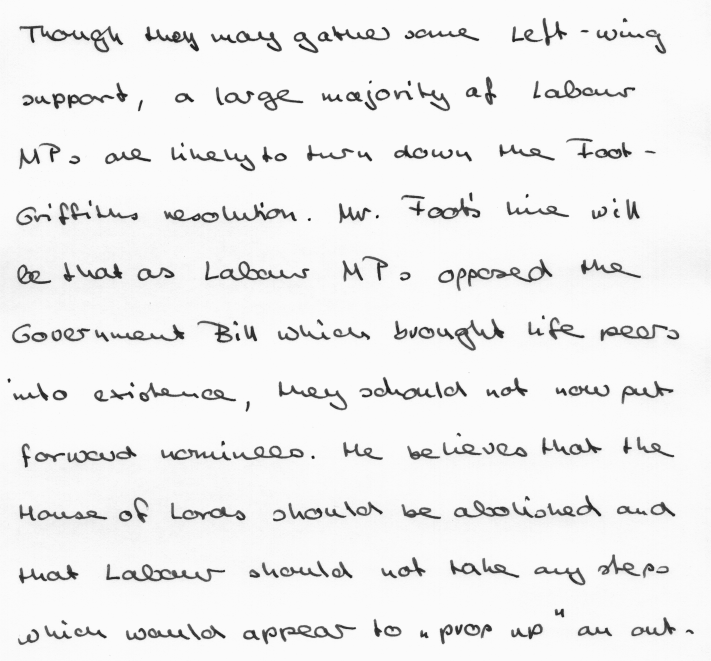
#> input picture data/paragraph.png, 2133 x 1981 px (shown at 1/3 size)
$ python extract.py
#> lines starting #> are read from the running program, lines starting #| are printed output that depends on the picture; after the words box and inside, x2 and y2 are one past the last pixel; in counts of white or black regions, pixels touching at a corner belong together
import cv2
import numpy as np


IMG_HEIGHT = 900
ROW_HEIGHT = 50


def image_resize(image, width=None, height=None):
    """
    Resizes an image to one of the given dimensions while keeping the aspect ratio.
    """
    (h, w) = image.shape[:2]
    if width is None:
        r = height / float(h)
        dim = (int(w * r), height)
    else:
        r = width / float(w)
        dim = (width, int(h * r))

    resized = cv2.resize(image, dim)
    return resized


def split_img_into_rows(thresh, original):
    """
    Splits the image into lines using dilation and contours. Only returns
    rectangles from the original image with a minimum area. Sorts the row from
    top to bottom.
    """
    kernel = cv2.getStructuringElement(cv2.MORPH_RECT, ksize=(100, 1))

    dilation = cv2.dilate(thresh, kernel, iterations=1)
    closing = cv2.morphologyEx(dilation, cv2.MORPH_CLOSE, kernel)
    contours, _ = cv2.findContours(closing, cv2.RETR_EXTERNAL, cv2.CHAIN_APPROX_SIMPLE)

    thresh_rows = []
    original_rows = []
    for c in reversed(contours):
        area = cv2.contourArea(c)
        if area > 2.5 * IMG_HEIGHT:
            x, y, w, h = cv2.boundingRect(c)
            thresh_rows.append(thresh[y : y + h, x : x + w])
            original_rows.append(original[y : y + h, x : x + w])

    return thresh_rows, original_rows


def split_rows_into_words(thresh_rows, original_rows):
    """
    Splits the lines into individual words using dilation and contours. Only returns
    rectangles from the original image with a minimum area. Sorts the words from
    left to right.
    """
    kernel = np.ones((5, 5), np.uint8)
    words = []

    for thresh_row, original_row in zip(thresh_rows, original_rows):
        thresh_row = image_resize(thresh_row, height=ROW_HEIGHT)
        original_row = image_resize(original_row, height=ROW_HEIGHT)

        dilation = cv2.dilate(thresh_row, kernel, iterations=2)
        closing = cv2.morphologyEx(dilation, cv2.MORPH_CLOSE, kernel)

        contours, _ = cv2.findContours(
            closing, cv2.RETR_EXTERNAL, cv2.CHAIN_APPROX_SIMPLE
        )

        filtered = filter(lambda c: cv2.contourArea(c) > 10 * ROW_HEIGHT, contours)
        boxes = list(map(lambda c: cv2.boundingRect(c), filtered))

        for b in sorted(boxes, key=lambda b: b[0]):
            x, y, w, h = b
            words.append(original_row[y : y + h, x : x + w])

    return words


def preprocess(image, height):
    """
    Transforms an image of handwriting into a binary version so that it can be used to
    split the handwriting into individual words.
    """
    resized = image_resize(image, height=height)
    gray = cv2.cvtColor(resized, cv2.COLOR_BGR2GRAY)

    blur = cv2.GaussianBlur(gray, (3, 3), cv2.BORDER_DEFAULT)
    _, thresh = cv2.threshold(blur, 0, 255, cv2.THRESH_BINARY_INV + cv2.THRESH_OTSU)

    return thresh, gray


def words_from_image(image):
    """
    Splits a received image of a paragraph of handwriting into individual lines, then
    splits the lines into individual words and prepares them to be inputted into
    the neural network.
    """
    thresh, gray = preprocess(image, IMG_HEIGHT)

    thresh_rows, original_rows = split_img_into_rows(thresh, gray)
    words = split_rows_into_words(thresh_rows, original_rows)

    return words


def words_from_line(line):
    """
    Splits a received image of a line of handwriting into individual words and prepares
    them to be inputted into the neural network.
    """
    thresh, gray = preprocess(line, ROW_HEIGHT)

    words = split_rows_into_words([thresh], [gray])
    return words


def transform_word(word):
    """
    Prepares a received image of a single word to be inputted into the neural network.
    """
    resized = image_resize(word, height=ROW_HEIGHT)
    gray = cv2.cvtColor(resized, cv2.COLOR_BGR2GRAY)
    return [gray]


if __name__ == "__main__":
    img = cv2.imread("../data/paragraph.png")
#> img is the input picture: shape (1981, 2133, 3); min 22, max 251, mean 238.7
    words = words_from_image(img)
#> in preprocess, `_, thresh = cv2.threshold(blur, 0, 255, cv2.THRESH_BINARY_INV + cv2.TH..`:
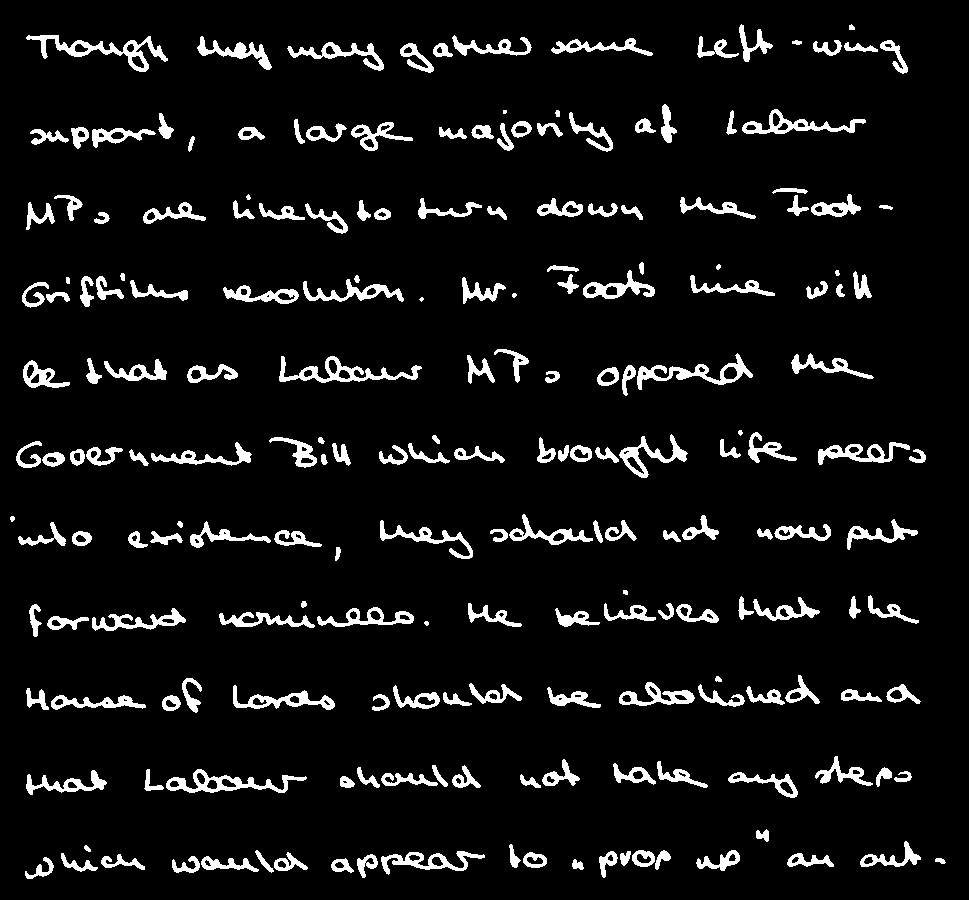
#> thresh: shape (900, 969); 7.2% white; 206 white regions (4 under 20 px), largest, box (x1, y1, x2, y2) and area: (26, 35, 168, 72) 1328, (279, 356, 422, 383) 1200, (166, 769, 307, 793) 1150
#> in split_img_into_rows, `dilation = cv2.dilate(thresh, kernel, iterations=1)`: dilation: shape (900, 969); 32.4% white; 14 white regions, largest, box (x1, y1, x2, y2) and area: (0, 24, 958, 74) 28420, (0, 430, 969, 478) 27519, (0, 104, 916, 152) 27214
#> in split_img_into_rows, `closing = cv2.morphologyEx(dilation, cv2.MORPH_CLOSE, kernel)`:
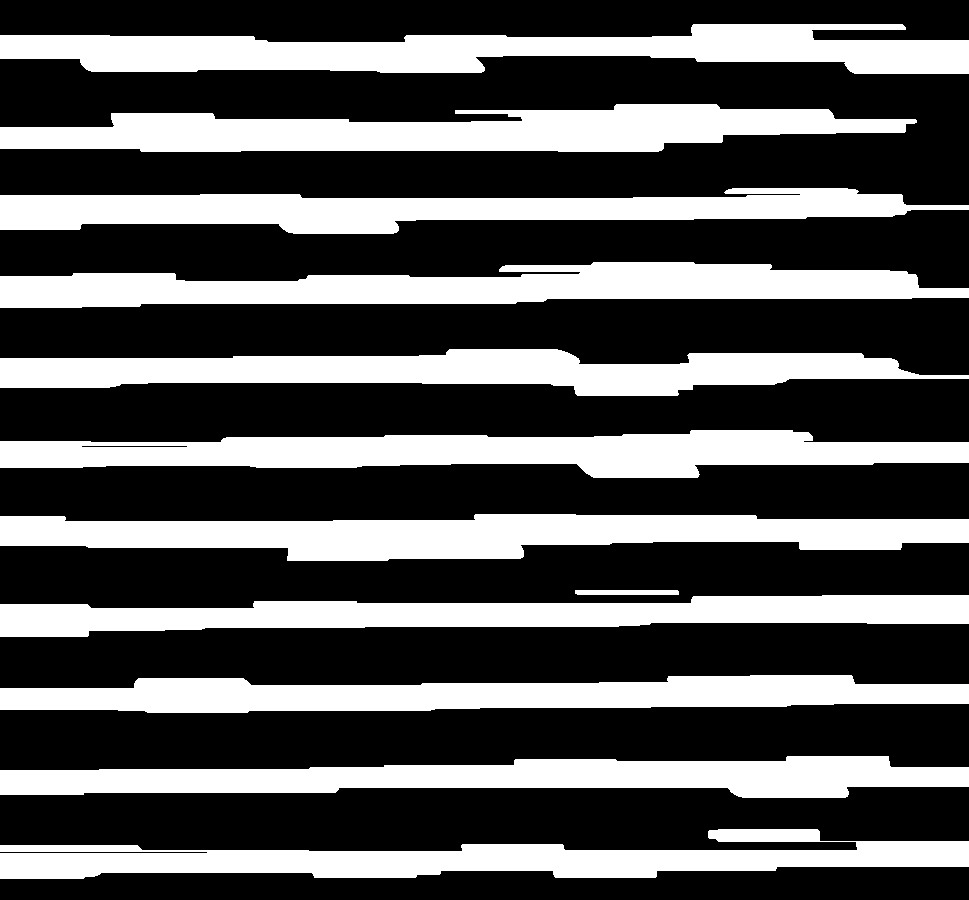
#> closing: shape (900, 969); 34.4% white; 12 white regions
#> in split_img_into_rows, `contours, _ = cv2.findContours(closing, cv2.RETR_EXTERNAL, cv2.CHAIN_A..`: contours = 12 contours; largest, box (x1, y1, x2, y2) and area: (0, 514, 969, 561) 28970, (0, 24, 969, 74) 28462, (0, 430, 969, 478) 27514, (0, 104, 917, 152) 27440, (0, 262, 969, 308) 27361
#> the loop in split_img_into_rows, `for c in reversed(contours):` made 12 passes
#> (area, y, w, h) on passes 1, 2, 3, 4, 5, 6, 7, 9, 10, 11, 12: (28461.5, 24, 969, 50), (27440, 104, 917, 48), (24422, 188, 969, 46), (27361, 262, 969, 46), (25559, 349, 969, 47), (27514.5, 430, 969, 48), (28969.5, 514, 969, 47), (23892.5, 595, 969, 42), (24748.5, 675, 969, 38), (24746, 756, 969, 42), (24355, 829, 969, 50)
#> area on pass 8: 410
#> after the loop in split_img_into_rows, `for c in reversed(contours):`: original_rows = 11 items
#> the loop in split_rows_into_words, `for thresh_row, original_row in zip(thresh_rows, original_rows):` made 11 passes
#> pass 1, in image_resize (call 2), `resized = cv2.resize(image, dim)`:
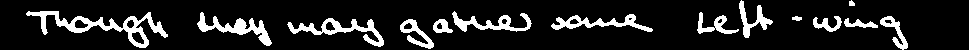
#> resized: shape (50, 969); 12.7% white; 14 white regions, largest, box (x1, y1, x2, y2) and area: (26, 11, 168, 48) 1328, (287, 18, 384, 47) 792, (197, 12, 272, 46) 759
#> pass 1, in image_resize (call 3), `resized = cv2.resize(image, dim)`:
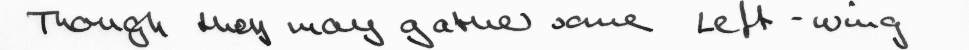
#> resized: shape (50, 969); min 28, max 251, mean 230.2
#> pass 1, in split_rows_into_words, `closing = cv2.morphologyEx(dilation, cv2.MORPH_CLOSE, kernel)`:
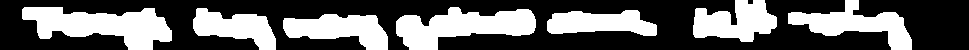
#> closing: shape (50, 969); 38.5% white; 7 white regions, largest, box (x1, y1, x2, y2) and area: (22, 7, 172, 50) 3801, (396, 7, 536, 50) 3474, (788, 0, 912, 50) 2602
#> after the loop in split_rows_into_words, `for thresh_row, original_row in zip(thresh_rows, original_rows):`: closing: shape (50, 969); 35.7% white; 11 white regions, largest, box (x1, y1, x2, y2) and area: (327, 18, 489, 50) 3715, (168, 17, 312, 50) 3230, (21, 12, 149, 50) 2715
#> after the loop in split_rows_into_words, `for thresh_row, original_row in zip(thresh_rows, original_rows):`:
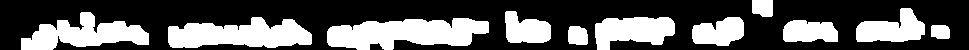
#> dilation: shape (50, 969); 35.1% white; 11 white regions, largest, box (x1, y1, x2, y2) and area: (327, 18, 489, 50) 3667, (168, 17, 312, 48) 3130, (21, 12, 149, 50) 2642
#> after the loop in split_rows_into_words, `for thresh_row, original_row in zip(thresh_rows, original_rows):`: words = 74 items
#> words = 74 items
    for word in words:
        cv2.destroyAllWindows()
        cv2.imshow("Word", word)
        cv2.waitKey(0)
#> this loop made 74 passes
#> pass 2, `cv2.imshow("Word", word)`:
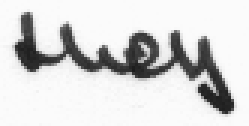
#> window 'Word': shape (42, 83) (shown 3 times larger); min 28, max 251, mean 213.8
